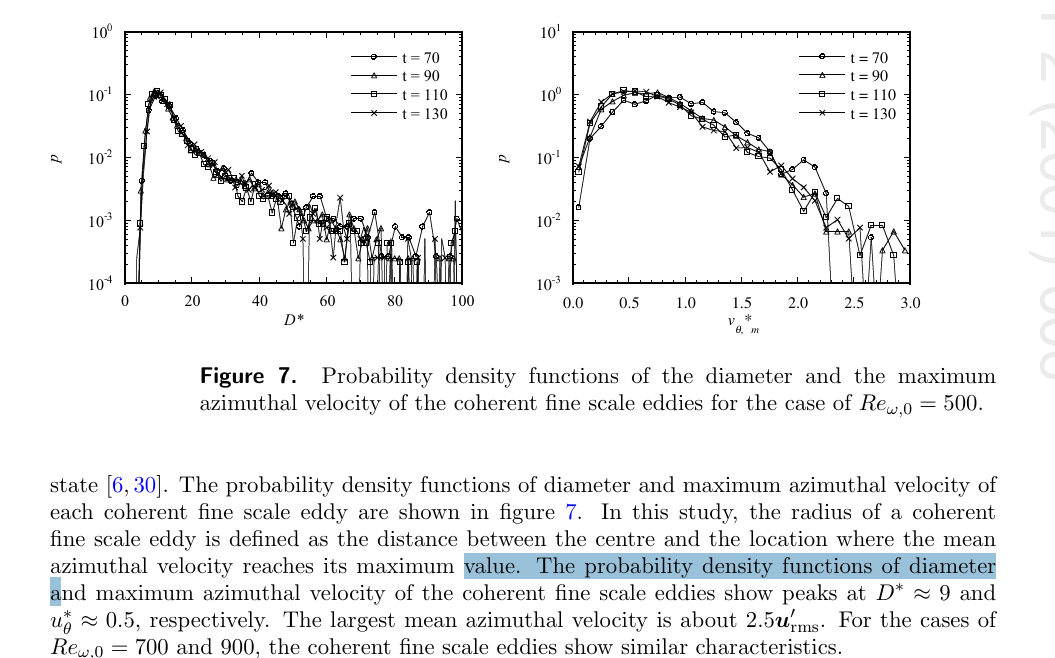
#> input picture LIT/analysis/tanahashi2001_fig7.png, 1055 x 658 px
$ python plot_tanahashi_pdf.py
#> lines starting #> are read from the running program, lines starting #| are printed output that depends on the picture; after the words box and inside, x2 and y2 are one past the last pixel; in counts of white or black regions, pixels touching at a corner belong together
"""plot_tanahashi_pdf.py  v02  Digitise Fig. 7 of Tanahashi, Iwase and Miyauchi (2001) (tanahashi2001_fig7.png: the pdfs of the diameter D* and of the maximum azimuthal
velocity v*_theta,m of the coherent fine-scale eddies, mixing layer Re_omega,0 = 500), plot the result over the original figure, and plot the pdfs with their statistics.

Method (v02): the four times of the figure overlap, so for every pixel column of a panel the dark pixels (curves and markers) are enclosed between a top bound (the highest p) and
a bottom bound (the lowest p); P = (P_top + P_bottom)/2 is the curve used.  The legend boxes, the long tick marks at the top and bottom of the axes (the top 80 and bottom 14 pixel rows) and the last columns are masked.
Axes boxes (pixels of the png): left panel x 124.5 (D*=0) to 461.5 (100), y 31.5 (p=1) to 282.5 (1e-4); right panel x 572.5 (0) to 909.5 (3.0), y 31.5 (p=10) to 282.5 (1e-3).
A column whose lowest point is at or below twice the p of the bottom axis (2e-4 in the left panel, 2e-3 in the right) is a line that drops to zero in the noisy tail and is ignored.
Writes tanahashi2001_overlay.png (the original with top, bottom and P over it), tanahashi2001_pdfs.png and tanahashi2001_pdfs.csv.
Usage: python plot_tanahashi_pdf.py

Versions  M01 m01.v03 (2026-11-11): columns whose lowest point is <= 2 x the axis floor are ignored.  m01.v02: top and bottom bounds and their mean in place of the median of the dark pixels.  m01.v01: first version.
"""
import os

import numpy as np
from PIL import Image
from scipy.integrate import cumulative_trapezoid
import matplotlib
matplotlib.use("Agg")
import matplotlib.pyplot as plt

HERE = os.path.dirname(os.path.abspath(__file__))
TOP_MASK = 80          # pixel rows above this (p > about 0.2 of the left panel, 1.5 of the right) hold only the long tick marks, no curve
BOTTOM_MASK = 14       # the tick marks at the bottom spine
PANELS = {"D": dict(x0=124.5, x1=461.5, y0=31.5, y1=282.5, xmax=100.0, top_exp=0, decades=4, xstart=134, xstop=455, legend=(340, 125)),
          "v": dict(x0=572.5, x1=909.5, y0=31.5, y1=282.5, xmax=3.0, top_exp=1, decades=4, xstart=582, xstop=903, legend=(780, 125))}


def column_bounds(dark, pn):
    """Per pixel column: pixel y of the top and of the bottom of the dark pixels inside the axes (legend and the axes edges masked)."""
    xs, top, bot = [], [], []
    for x in range(pn["xstart"], pn["xstop"]):
        ys = np.nonzero(dark[TOP_MASK:int(pn["y1"]) - BOTTOM_MASK, x])[0] + TOP_MASK         # the tick marks of the axes reach into the panel: top and bottom rows are masked
        if x > pn["legend"][0]:
            ys = ys[ys > pn["legend"][1]]
        if len(ys):
            xs.append(x)
            top.append(ys.min())
            bot.append(ys.max())
    return np.array(xs), np.array(top, float), np.array(bot, float)


def p_of(y, pn):
    return 10.0 ** (pn["top_exp"] - (y - pn["y0"]) / (pn["y1"] - pn["y0"]) * pn["decades"])


def digitise(dark, key):
    pn = PANELS[key]
    xs, top, bot = column_bounds(dark, pn)
    ptop, pbot = p_of(top, pn), p_of(bot, pn)
    floor = 10.0 ** (pn["top_exp"] - pn["decades"])               # the p at the bottom axis of the panel
    ok = pbot > 2.0 * floor                                       # a curve that drops to the bottom axis in this column is a line to zero, not data: the column is ignored
    xs, top, bot, ptop, pbot = xs[ok], top[ok], bot[ok], ptop[ok], pbot[ok]
    pmean = (ptop + pbot) / 2.0
    xv = (xs - pn["x0"]) / (pn["x1"] - pn["x0"]) * pn["xmax"]
    return dict(x=xv, px=xs, top=top, bot=bot, ptop=ptop, pbot=pbot, p=pmean, pn=pn)


def stats(x, p):
    area = np.trapezoid(p, x)
    pn = p / area
    cum = cumulative_trapezoid(pn, x, initial=0)
    q = lambda f: x[np.searchsorted(cum, f * cum[-1])]
    return dict(area=area, mode=x[np.argmax(p)], median=q(0.5), mean=np.trapezoid(pn * x, x), q10=q(0.1), q25=q(0.25), q75=q(0.75), q90=q(0.9))


def y_pixel(p, pn):
    return pn["y0"] + (pn["top_exp"] - np.log10(p)) / pn["decades"] * (pn["y1"] - pn["y0"])


def main():
    img = Image.open(os.path.join(HERE, "tanahashi2001_fig7.png")).convert("L")
    gray = np.array(img).astype(float)
    dark = gray < 120
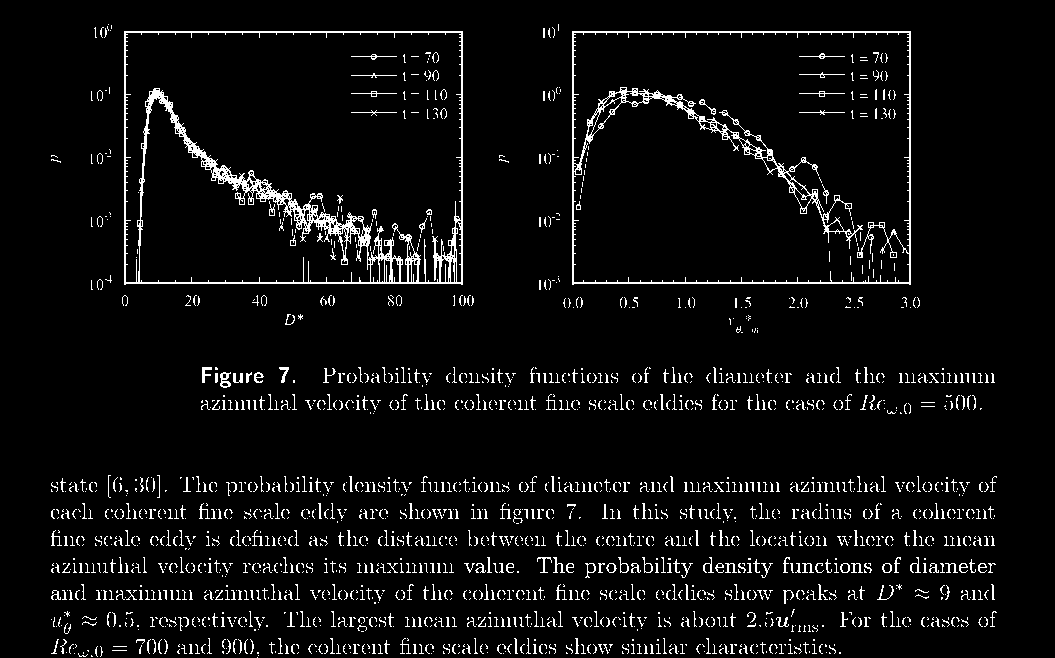
#> dark: shape (658, 1055) bool; 5.4% white in thin lines or dots, all inside (x1, y1, x2, y2) = (51, 24, 997, 658)
    res = {k: digitise(dark, k) for k in PANELS}
#> the loop in column_bounds, `for x in range(pn["xstart"], pn["xstop"]):` made 321 passes
#> ys on passes 3 to 5: [257, 259, 260, 261, 262, 263, 264, 265, 266, 267], [220, 221, 222, 223, 224, 225, 226, 249, 250, 251, 252, 253], [192, 220, 225, 226, 229, 240, 241, 242, 243, 244, 245]
#> after the loop in column_bounds, `for x in range(pn["xstart"], pn["xstop"]):`: bot = 319 values, max 267 at index 0, min 97 at index 21, mean 213.6; top = 319 values, max 257 at index 0, min 88 at index 18, mean 187.6; xs = 319 values from 136 to 454
#> in digitise, `ptop, pbot = p_of(top, pn), p_of(bot, pn)`: ptop = 319 values, max 0.126 at index 18, min 0.000255 at index 0, mean 0.0139; pbot = 319 values, max 0.0904 at index 21, min 0.000177 at index 0, mean 0.00758
#> in digitise, `xs, top, bot, ptop, pbot = xs[ok], top[ok], bot[ok], ptop[ok], pbot[ok]`: xs = 263 values from 137 to 452; top = 263 values, max 256 at index 259, min 88 at index 16, mean 178.4; bot = 263 values, max 261 at index 213, min 97 at index 19, mean 202.5; ptop = 263 values, max 0.126 at index 16, min 0.000264 at index 259, mean 0.0167; pbot = 263 values, max 0.0904 at index 19, min 0.00022 at index 213, mean 0.00915
#> in digitise, `pmean = (ptop + pbot) / 2.0`: pmean = 263 values, max 0.108 at index 19, min 0.000246 at index 259, mean 0.0129
#> in digitise, `xv = (xs - pn["x0"]) / (pn["x1"] - pn["x0"]) * pn["xmax"]`: xv = 263 values from 3.71 to 97.18
#> the loop in column_bounds (call 2), `for x in range(pn["xstart"], pn["xstop"]):` made 321 passes
#> ys on passes 12 to 14: [115, 116, 117, 118, 127, 128, 129, 134, 135], [113, 114, 116, 117, 125, 126, 133], [111, 112, 114, 115, 122, 123, 124, 132]
#> res = 2 items
    # 1. overlay on the original figure
    fig, ax = plt.subplots(figsize=(13, 6.5))
    ax.imshow(np.array(Image.open(os.path.join(HERE, "tanahashi2001_fig7.png")).convert("RGB"))[:300, :])
    for k, r in res.items():
        pn = r["pn"]
        ax.plot(r["px"], r["top"], c="tab:blue", lw=1.0, label="top bound" if k == "D" else None)
        ax.plot(r["px"], r["bot"], c="tab:red", lw=1.0, label="bottom bound" if k == "D" else None)
        ax.plot(r["px"], y_pixel(r["p"], pn), c="tab:green", lw=1.6, label="P = (P_top + P_bottom)/2" if k == "D" else None)
#> this loop made 2 passes
#> k on passes 1 to 2: 'D', 'v'
    ax.set_xlim(90, 930)
    ax.set_ylim(305, 15)
    ax.legend(loc="upper center", fontsize=9, ncol=3, bbox_to_anchor=(0.5, 1.07))
    ax.axis("off")
    fig.tight_layout()
    fig.savefig(os.path.join(HERE, "tanahashi2001_overlay.png"), dpi=130)
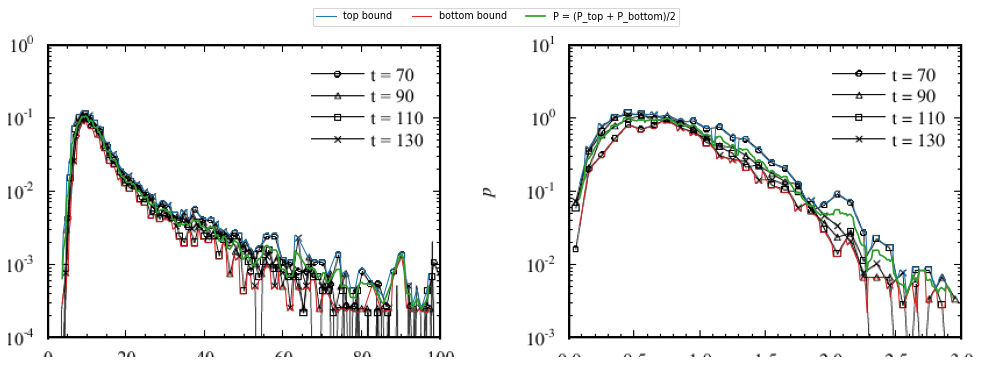
#> figure drawn by matplotlib, 1 panel
    plt.close(fig)
    # 2. the pdfs and their statistics (on the same axes as v01)
    out = {}
    fig, axes = plt.subplots(2, 2, figsize=(12, 8))
    for col, (k, name, unit, lin_max) in enumerate((("D", r"$D^*=D/\eta$ (diameter)", r"$D^*$", 60), ("v", r"$v^*_{\theta,m}=v_{\theta,m}/u'_{rms}$ (maximum azimuthal velocity)", r"$v^*_{\theta,m}$", 3.0))):
        r = res[k]
        keep = r["x"] >= (4.0 if k == "D" else 0.0)
        x, p, ptop, pbot = r["x"][keep], r["p"][keep], r["ptop"][keep], r["pbot"][keep]
        s = stats(x, p)
        out[k] = s
        for row, logy in enumerate((False, True)):
            a = axes[row][col]
            a.fill_between(x, pbot / s["area"], ptop / s["area"], color="0.8", label="between the bounds")
            a.plot(x, p / s["area"], c="k", lw=1.4, label="P = mean of the bounds, normalised")
            for key, colour in (("mode", "tab:red"), ("median", "tab:blue"), ("mean", "tab:green")):
                a.axvline(s[key], c=colour, ls="--", lw=1.2, label="%s %.3g" % (key, s[key]))
            a.set_xlim(0, lin_max if not logy else (100 if k == "D" else 3.0))
            if logy:
                a.set_yscale("log")
                a.set_ylim(1e-4 if k == "D" else 1e-3, None)
            a.set_xlabel(unit)
            a.set_ylabel("pdf" + (" (log)" if logy else ""))
            a.grid(alpha=0.25, which="both")
            a.legend(fontsize=8)
            if row == 0:
                a.set_title(name, fontsize=10)
#> this loop made 2 passes
#> area in stats on passes 1 to 2: 1.02, 0.996
#> after the loop, out = 2 items
    fig.suptitle("Tanahashi, Iwase and Miyauchi (2001), Fig. 7: pdfs of the coherent fine-scale eddies (mixing layer, Re_omega,0 = 500), P = (P_top + P_bottom)/2", fontsize=10)
    fig.tight_layout()
    fig.savefig(os.path.join(HERE, "tanahashi2001_pdfs.png"), dpi=110)
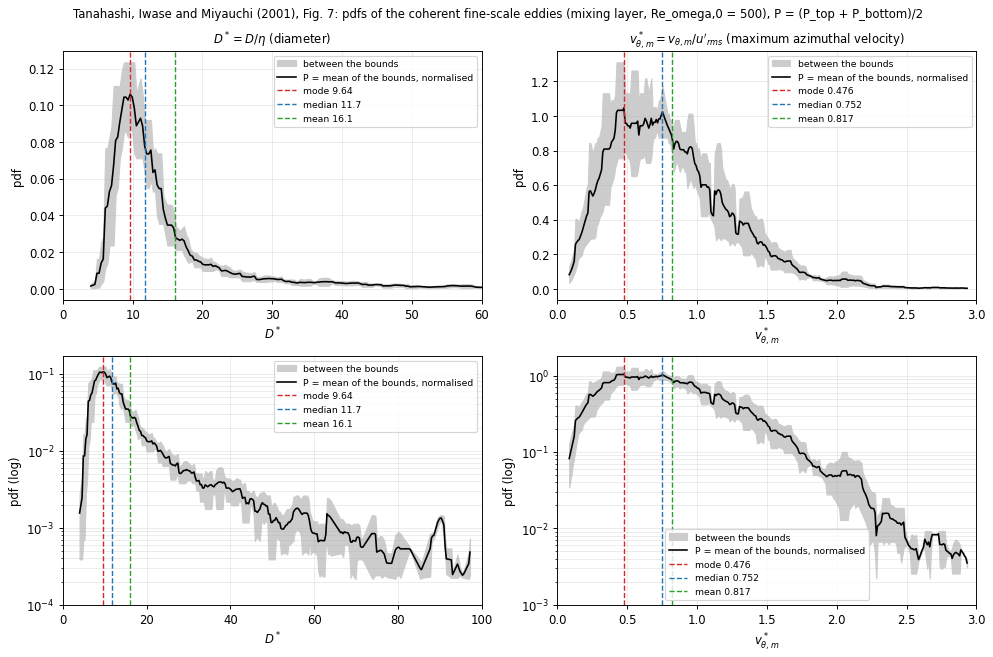
#> figure drawn by matplotlib, 4 panels; panel 1: curve peaks at x = 9.64, y = 0.106; panel 2: curve peaks at x = 0.476, y = 1.05; panel 3: curve peaks at x = 9.64, y = 0.106; panel 4: curve peaks at x = 0.476, y = 1.05
    n = max(len(res["D"]["x"]), len(res["v"]["x"]))
#> n = 316
    pad = lambda a: np.pad(a, (0, n - len(a)), constant_values=np.nan)
    np.savetxt(os.path.join(HERE, "tanahashi2001_pdfs.csv"), np.column_stack([pad(res["D"]["x"]), pad(res["D"]["ptop"]), pad(res["D"]["pbot"]), pad(res["D"]["p"]),
                                                                              pad(res["v"]["x"]), pad(res["v"]["ptop"]), pad(res["v"]["pbot"]), pad(res["v"]["p"])]),
               delimiter=",", header="D_star,pD_top,pD_bottom,pD,v_star,pv_top,pv_bottom,pv", comments="")
    for k, s in out.items():
        print("%s: mode %.3g median %.3g mean %.3g quartiles %.3g-%.3g 10-90%% %.3g-%.3g (area %.3f)" % (k, s["mode"], s["median"], s["mean"], s["q25"], s["q75"], s["q10"], s["q90"], s["area"]))


if __name__ == "__main__":
    main()
